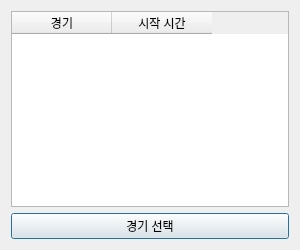
<?xml version="1.0" encoding="UTF-8"?>
<ui version="4.0">
 <class>Dialog</class>
 <widget class="QDialog" name="Dialog">
  <property name="geometry">
   <rect>
    <x>0</x>
    <y>0</y>
    <width>300</width>
    <height>250</height>
   </rect>
  </property>
  <property name="minimumSize">
   <size>
    <width>300</width>
    <height>250</height>
   </size>
  </property>
  <property name="maximumSize">
   <size>
    <width>300</width>
    <height>250</height>
   </size>
  </property>
  <property name="windowTitle">
   <string>게임 선택</string>
  </property>
  <layout class="QGridLayout" name="gridLayout">
   <item row="0" column="0">
    <widget class="QTableWidget" name="game_table">
     <column>
      <property name="text">
       <string>경기</string>
      </property>
     </column>
     <column>
      <property name="text">
       <string>시작 시간</string>
      </property>
     </column>
    </widget>
   </item>
   <item row="1" column="0">
    <widget class="QPushButton" name="choice_game_btn">
     <property name="text">
      <string>경기 선택</string>
     </property>
    </widget>
   </item>
  </layout>
 </widget>
 <resources/>
 <connections/>
</ui>
